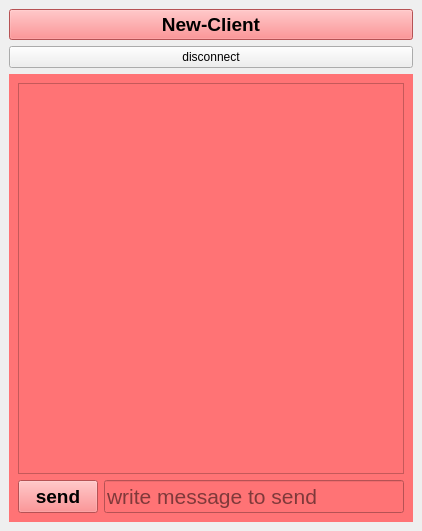
<?xml version="1.0" encoding="UTF-8"?>
<ui version="4.0">
 <class>My_Client</class>
 <widget class="QMainWindow" name="My_Client">
  <property name="geometry">
   <rect>
    <x>0</x>
    <y>0</y>
    <width>422</width>
    <height>531</height>
   </rect>
  </property>
  <property name="windowTitle">
   <string>My_Client</string>
  </property>
  <widget class="QWidget" name="centralwidget">
   <layout class="QVBoxLayout" name="verticalLayout">
    <item>
     <widget class="QPushButton" name="Create_New_Client_BTN">
      <property name="font">
       <font>
        <pointsize>14</pointsize>
        <weight>75</weight>
        <italic>false</italic>
        <bold>true</bold>
       </font>
      </property>
      <property name="cursor">
       <cursorShape>OpenHandCursor</cursorShape>
      </property>
      <property name="styleSheet">
       <string notr="true">#Create_New_Client_BTN
{
background-color: rgb(255, 115, 117);
}
#Create_New_Client_BTN::hover
{
	
	background-color: rgb(255, 0, 4);
	color:white;
}</string>
      </property>
      <property name="text">
       <string>New-Client</string>
      </property>
      <property name="shortcut">
       <string>Ctrl+N</string>
      </property>
      <property name="autoDefault">
       <bool>false</bool>
      </property>
      <property name="flat">
       <bool>false</bool>
      </property>
     </widget>
    </item>
    <item>
     <widget class="QPushButton" name="disconnect_to_server">
      <property name="text">
       <string>disconnect</string>
      </property>
     </widget>
    </item>
    <item>
     <widget class="QStackedWidget" name="Client_StackWidget">
      <property name="styleSheet">
       <string notr="true">
background-color: rgb(255, 115, 117);</string>
      </property>
      <property name="currentIndex">
       <number>1</number>
      </property>
      <widget class="QWidget" name="page_3">
       <layout class="QVBoxLayout" name="verticalLayout_2">
        <item>
         <widget class="QLabel" name="client_state">
          <property name="font">
           <font>
            <pointsize>15</pointsize>
           </font>
          </property>
          <property name="text">
           <string/>
          </property>
         </widget>
        </item>
        <item>
         <spacer name="verticalSpacer_2">
          <property name="orientation">
           <enum>Qt::Vertical</enum>
          </property>
          <property name="sizeType">
           <enum>QSizePolicy::Expanding</enum>
          </property>
          <property name="sizeHint" stdset="0">
           <size>
            <width>23</width>
            <height>86</height>
           </size>
          </property>
         </spacer>
        </item>
        <item>
         <layout class="QGridLayout" name="gridLayout" columnstretch="0,0,0">
          <property name="bottomMargin">
           <number>9</number>
          </property>
          <property name="horizontalSpacing">
           <number>10</number>
          </property>
          <property name="verticalSpacing">
           <number>28</number>
          </property>
          <item row="1" column="0">
           <widget class="QLabel" name="label_2">
            <property name="text">
             <string>Port :</string>
            </property>
           </widget>
          </item>
          <item row="0" column="2">
           <widget class="QLineEdit" name="Ip_Address">
            <property name="enabled">
             <bool>true</bool>
            </property>
            <property name="font">
             <font>
              <weight>75</weight>
              <bold>true</bold>
             </font>
            </property>
            <property name="tabletTracking">
             <bool>false</bool>
            </property>
            <property name="styleSheet">
             <string notr="true">#Ip_Address[state = &quot;0&quot;]{
	background-color: rgb(255, 11, 56);
}

#Ip_Address[state = &quot;1&quot;]{
	
	background-color: rgb(4, 217, 1);
}
#Ip_Address{
background-color: rgb(255, 255, 255);
}</string>
            </property>
            <property name="inputMethodHints">
             <set>Qt::ImhNone</set>
            </property>
            <property name="inputMask">
             <string>000.000.000.000</string>
            </property>
            <property name="text">
             <string>...</string>
            </property>
            <property name="frame">
             <bool>true</bool>
            </property>
            <property name="clearButtonEnabled">
             <bool>true</bool>
            </property>
            <property name="state" stdset="0">
             <string/>
            </property>
           </widget>
          </item>
          <item row="2" column="2">
           <widget class="QPushButton" name="ConnectToServer_BTN">
            <property name="font">
             <font>
              <pointsize>8</pointsize>
              <weight>75</weight>
              <italic>false</italic>
              <bold>true</bold>
              <underline>false</underline>
              <strikeout>false</strikeout>
              <kerning>true</kerning>
             </font>
            </property>
            <property name="styleSheet">
             <string notr="true">
#ConnectToServer_BTN::hover
{
	
	background-color: rgb(255, 0, 4);
	color:white;
}</string>
            </property>
            <property name="text">
             <string>Connect</string>
            </property>
           </widget>
          </item>
          <item row="0" column="0">
           <widget class="QLabel" name="label">
            <property name="text">
             <string>IpAddress :</string>
            </property>
           </widget>
          </item>
          <item row="1" column="2">
           <widget class="QSpinBox" name="Port">
            <property name="font">
             <font>
              <weight>75</weight>
              <bold>true</bold>
             </font>
            </property>
            <property name="styleSheet">
             <string notr="true">background-color: rgb(255, 255, 255);</string>
            </property>
            <property name="buttonSymbols">
             <enum>QAbstractSpinBox::UpDownArrows</enum>
            </property>
            <property name="keyboardTracking">
             <bool>true</bool>
            </property>
            <property name="maximum">
             <number>9999</number>
            </property>
           </widget>
          </item>
         </layout>
        </item>
        <item>
         <spacer name="verticalSpacer">
          <property name="orientation">
           <enum>Qt::Vertical</enum>
          </property>
          <property name="sizeType">
           <enum>QSizePolicy::Preferred</enum>
          </property>
          <property name="sizeHint" stdset="0">
           <size>
            <width>43</width>
            <height>123</height>
           </size>
          </property>
         </spacer>
        </item>
        <item>
         <widget class="QPushButton" name="pushButton">
          <property name="font">
           <font>
            <pointsize>10</pointsize>
           </font>
          </property>
          <property name="styleSheet">
           <string notr="true">#pushButton
{
background-color: rgb(255, 115, 117);
}
#pushButton::hover
{
	
	background-color: rgb(255, 0, 4);
	color:white;
}</string>
          </property>
          <property name="text">
           <string>close-client</string>
          </property>
         </widget>
        </item>
       </layout>
      </widget>
      <widget class="QWidget" name="page_4">
       <layout class="QVBoxLayout" name="verticalLayout_3">
        <item>
         <widget class="QTextBrowser" name="Text_shower"/>
        </item>
        <item>
         <layout class="QFormLayout" name="formLayout">
          <item row="0" column="0">
           <widget class="QPushButton" name="Send_BTN">
            <property name="sizePolicy">
             <sizepolicy hsizetype="Preferred" vsizetype="Preferred">
              <horstretch>0</horstretch>
              <verstretch>0</verstretch>
             </sizepolicy>
            </property>
            <property name="font">
             <font>
              <pointsize>14</pointsize>
              <weight>75</weight>
              <bold>true</bold>
             </font>
            </property>
            <property name="text">
             <string>send</string>
            </property>
            <property name="shortcut">
             <string>Return</string>
            </property>
           </widget>
          </item>
          <item row="0" column="1">
           <widget class="QLineEdit" name="message_LE">
            <property name="font">
             <font>
              <pointsize>16</pointsize>
             </font>
            </property>
            <property name="text">
             <string/>
            </property>
            <property name="placeholderText">
             <string>write message to send</string>
            </property>
           </widget>
          </item>
         </layout>
        </item>
       </layout>
      </widget>
     </widget>
    </item>
   </layout>
  </widget>
 </widget>
 <resources/>
 <connections/>
</ui>
